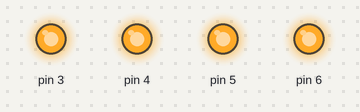
Bench run of a sketch on a simulated Arduino Uno, built with avr-gcc and run on an emulated ATmega328P. On the bench: output pins drawn as LEDs (lit = HIGH).

Above: at 0.3 s.
At 1.12 s:
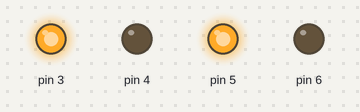
At 2.77 s:
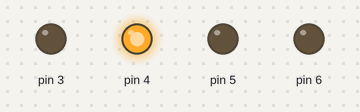
Timing chart, 0 to 3.1 s (numbered marks = the images above):
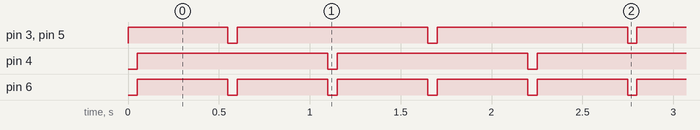

Measured:
- by itself, pin 3, pin 5: repeats every 1.1 s: LOW 0.05 s, HIGH 1.1 s
- by itself, pin 4: alternates HIGH for 1.1 s and LOW for 0.05 s
- by itself, pin 6: alternates HIGH for 0.50 s and LOW for 0.05 s

The sketch:

Motor_Driver.ino
```cpp
// delay1 is for the driving part
  int delay1 = 500;
  // delay2 is for the stopped
  int delay2 = 50;

void setup() {
  // first input for the first motor
  pinMode(3,OUTPUT);
  // second input for the first motor
  pinMode(4,OUTPUT);

  // first input for the second motor
  pinMode(5,OUTPUT);
  // second input for the second motor
  pinMode(6,OUTPUT);


}

void loop() {
  digitalWrite(3,HIGH);
  digitalWrite(4,LOW);
  digitalWrite(5,HIGH);
  digitalWrite(6,LOW);
  delay(delay2);
  digitalWrite(3,HIGH);
  digitalWrite(4,HIGH);
  digitalWrite(5,HIGH);
  digitalWrite(6,HIGH);
  delay(delay1);
  digitalWrite(3,LOW);
  digitalWrite(4,HIGH);
  digitalWrite(5,LOW);
  digitalWrite(6,LOW);
  delay(delay2);
  digitalWrite(3,HIGH);
  digitalWrite(4,HIGH);
  digitalWrite(5,HIGH);
  digitalWrite(6,HIGH);
  delay(delay1);

}
```
